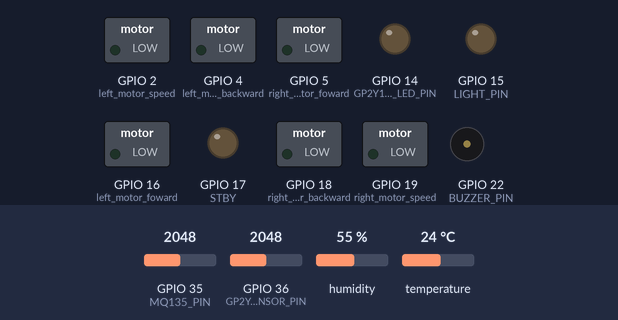
A sketch run on a simulated ESP32. On the bench: switched loads named in the sketch (green lamp = pin HIGH), output pins drawn as LEDs (lit = HIGH), buzzer (waves = sounding, pin HIGH). Inputs (shaded band) come from the test bench; at power-on: temperature 24 °C, GPIO 35 (MQ135_PIN) = 2048, GPIO 36 (GP2Y1014AU_SENSOR_PIN) = 2048, humidity 55 %. WiFi joins after 1.5 s; servers stay silent unless stated; uploads are accepted with an empty reply; random numbers use the default seed unless the sketch sets one; what the sketch prints to the serial monitor is not drawn.

Above: at 0.1 s.
At 2.9 s:
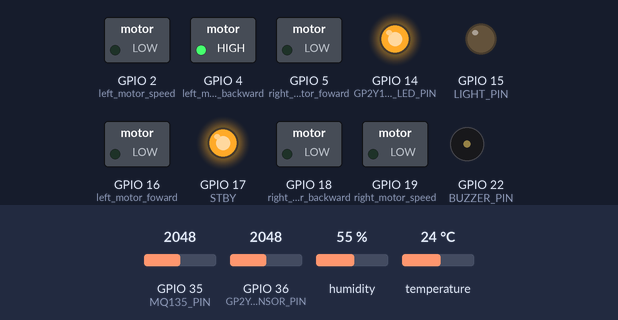
3.0 s: temperature set to 4 °C
9.1 s: GPIO 35 (MQ135_PIN) set to 3972
14.0 s: GPIO 35 (MQ135_PIN) set to 2866
Timing chart, 0 to 17.0 s (numbered marks = the images above; inputs shaded):
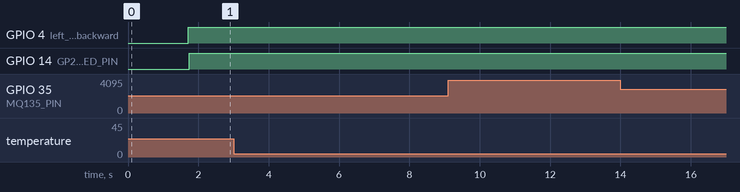

The sketch:

ESP32_AirQualityMonitoring_IoT.ino
```cpp
#include <WiFi.h>
#include <HTTPClient.h>
#include <ArduinoJson.h>

#include "dht11.h"
#include "MQ135.h"
#include "GP2Y1014AU_Kalman.h"
#include "motor.h"

// ====== WiFi ======
const char* ssid = "T1";
const char* password = "12345678";

// ====== Firebase ======
#define FIREBASE_URL "https://airmonitoring-project-default-rtdb.firebaseio.com/Smart_Farm_System_IoT.json"
String modePath = "/Smart_Farm_System_IoT/Mode.json";
// ====== Thiết bị ======
#define LIGHT_PIN 15
#define BUZZER_PIN 22
#define MQ135_PIN 35
#define GP2Y1014AU_SENSOR_PIN 36
#define GP2Y1014AU_LED_PIN 14

// ====== Cảm biến ======
Dht11_Typedef dht11;
MQ135_Typedef mq135;
GP2Y1014AU_Typedef gp2y1014au;

// ====== Biến toàn cục ======
float threshold_temp = 35;
float threshold_humi = 78;
float threshold_pm25 = 15;

// --- Trạng thái nhận từ Firebase ---
int fan_state_fb = 0;
int light_state_fb = 0;
int buzzer_state_fb = 0;

//chống gửi ngược lặp---
unsigned long fan_suppress_until = 0;
unsigned long light_suppress_until = 0;
unsigned long buzzer_suppress_until = 0;
const unsigned long SUPPRESS_MS = 0;

// --- Chế độ ---
bool auto_mode = false; // true: AUTO ; false: MANUAL
String airStatus;

// --- Cờ đồng bộ ---
bool firebase_ready = false;

// ====== FreeRTOS ======
TaskHandle_t firebaseTaskHandle, sensorTaskHandle, controlTaskHandle, sendSensorTaskHandle;
StaticJsonDocument<2048> firebaseData;
SemaphoreHandle_t dataMutex;

//------------------- DEBUG TRÊN SERIAL --------------------------
void SerialMonitorDebug() {
  static uint32_t time_delay_print;
  if (millis() - time_delay_print >= 1000) {
    time_delay_print = millis();

    Serial.println("======= DEBUG =======");
    // ------ DHT11 ------------------------------//
    Serial.print("Độ ẩm: ");
    Serial.print(dht11.humidity_value);
    Serial.print("%  Nhiệt độ: ");
    Serial.print(dht11.temperature_value);
    Serial.println("°C");

    // ------ MQ-135 ------------------------------//
    Serial.print("MQ135 ADC: ");
    Serial.println(mq135.mq135_adc_value);
    Serial.print("MQ135 PPM: ");
    Serial.println(mq135.mq135_ppm);

    Serial.print("Rs/R0 = ");
    Serial.println(mq135.mq135_Rs / MQ135_R0, 3);

    Serial.printf("Chất lượng: %s\n", airStatus.c_str());

    // ------ PM 2.5 ------------------------------//
    Serial.print("PM2.5: ");
    Serial.print(gp2y1014au.gp2y1014au_pm25_value);
    Serial.print(" µg/m³\t");

    Serial.print("adc: ");
    Serial.println(gp2y1014au.gp2y1014au_adc_value);

    Serial.print("voltageValue: ");
    Serial.println(gp2y1014au.voltageValue);
    Serial.print("filteredVoltage: ");
    Serial.println(gp2y1014au_filteredVoltage);

    // Debug ve nguong + trang thai thiet bi gui tu web //
    // ------------- NGƯỠNG ----------//
    Serial.print("Ngưỡng Temp: ");
    Serial.print(threshold_temp);
    Serial.print("°C  Ngưỡng Humid: ");
    Serial.print(threshold_humi);
    Serial.println("%");

    // ------ PM 2.5 ------------------------------//
    Serial.print("Ngưỡng PM2.5: ");
    Serial.print(threshold_pm25);
    Serial.println(" µg/m³\t");

    Serial.printf("FB: fan=%d light=%d buzz=%d\n", fan_state_fb, light_state_fb, buzzer_state_fb);
    Serial.printf("Auto mode: %s\n", auto_mode ? "ON" : "OFF");
    Serial.println("======================\n");
  }
}

// ====== WiFi ======
void connectWiFi() {
  Serial.print("Kết nối WiFi");
  WiFi.begin(ssid, password);
  while (WiFi.status() != WL_CONNECTED) {
    Serial.print(".");
    delay(500);
  }
  Serial.println("Đã kết nối");
}

// ====== Task: đọc Firebase ======
void firebaseTask(void *parameter) {
  HTTPClient http;
  for (;;) {
    if (WiFi.status() == WL_CONNECTED) {
      http.begin(FIREBASE_URL);
      int httpCode = http.GET();
      if (httpCode == 200) {
        String payload = http.getString();

        if (xSemaphoreTake(dataMutex, 100) == pdTRUE) {
          DeserializationError err = deserializeJson(firebaseData, payload);
          if (!err) {
            firebase_ready = true;

            // Đọc chế độ và ngưỡng
            bool new_mode = firebaseData["Mode"];
            float new_th_temp = firebaseData["threshold"]["threshold_temperature"] | threshold_temp;
            float new_th_humi = firebaseData["threshold"]["threshold_humidity"] | threshold_humi;
            float new_th_pm25 = firebaseData["threshold"]["threshold_pm25"] | threshold_pm25;

            auto_mode = new_mode;
            threshold_temp = new_th_temp;
            threshold_humi = new_th_humi;
            threshold_pm25 = new_th_pm25;

            // Đọc device_state
            int fb_fan = firebaseData["device_state"]["fan_state"] | fan_state_fb;
            int fb_light = firebaseData["device_state"]["light_state"] | light_state_fb;
            int fb_buzz = firebaseData["device_state"]["buzzer_state"] | buzzer_state_fb;

            if (fb_fan != fan_state_fb) {
              fan_state_fb = fb_fan;
              fan_suppress_until = millis() + SUPPRESS_MS;
            }
            if (fb_light != light_state_fb) {
              light_state_fb = fb_light;
              light_suppress_until = millis() + SUPPRESS_MS;
            }
            if (fb_buzz != buzzer_state_fb) {
              buzzer_state_fb = fb_buzz;
              buzzer_suppress_until = millis() + SUPPRESS_MS;
            }
          } else {
            Serial.println("Parse JSON Firebase lỗi");
          }
          xSemaphoreGive(dataMutex);
        }
      } else {
        Serial.printf("Firebase HTTP error: %d\n", httpCode);
      }
      http.end();
    }
    vTaskDelay(pdMS_TO_TICKS(100));
  }
}

// ====== Task: đọc cảm biến ======
void sensorTask(void *parameter) {
  for (;;) {
    dht11_handle(&dht11);
    mq135_handle(&mq135);
    gp2y1014au_handle(&gp2y1014au);

    airStatus = (mq135.mq135_ppm <= 50) ? "Good" :
                (mq135.mq135_ppm <= 1000) ? "Normal" :
                (mq135.mq135_ppm <= 5000) ? "Bad" : "Dangerous";

    vTaskDelay(pdMS_TO_TICKS(200));
  }
}


// ====== Task: điều khiển phần cứng ======
void controlTask(void *parameter) {
  for (;;) {
    if (xSemaphoreTake(dataMutex, 100) == pdTRUE) {

      // ---- AUTO mode ----
      if (auto_mode) {
        if (dht11.temperature_value > threshold_temp ||
            dht11.humidity_value > threshold_humi ||
            gp2y1014au.gp2y1014au_pm25_value > threshold_pm25) {
          fan_state_fb = 1;
          buzzer_state_fb = 1;
        } else {
          fan_state_fb = 0;
          buzzer_state_fb = 0;
        }
        light_state_fb = light_state_fb; // Giữ nguyên trạng thái đèn từ Firebase
      }
      // ---- MANUAL mode ----
      else {
        fan_state_fb = fan_state_fb;
        buzzer_state_fb = buzzer_state_fb;
        light_state_fb = light_state_fb;
      }

      // ---- Điều khiển phần cứng ----
      motor(MOTOR_LEFT, fan_state_fb ? 255 : 0);
      digitalWrite(LIGHT_PIN, light_state_fb);
      digitalWrite(BUZZER_PIN, buzzer_state_fb);

      SerialMonitorDebug();
      xSemaphoreGive(dataMutex);
    }

    vTaskDelay(pdMS_TO_TICKS(200));
  }
}

// ====== Task: gửi sensor lên Firebase ======
void sendSensorTask(void *parameter) {
  HTTPClient http;
  const unsigned long SEND_INTERVAL = 2000; // 2 giây
  static unsigned long lastSend = 0;

  for (;;) {
    unsigned long now = millis();
    if (now - lastSend >= SEND_INTERVAL && WiFi.status() == WL_CONNECTED) {
      if (xSemaphoreTake(dataMutex, 100) == pdTRUE) {
        StaticJsonDocument<512> doc;
        doc["sensor"]["temperature"] = dht11.temperature_value;
        doc["sensor"]["humidity"] = dht11.humidity_value;
        doc["sensor"]["airquality"] = airStatus;
        doc["sensor"]["pm25"] = gp2y1014au.gp2y1014au_pm25_value;

        String payload;
        serializeJson(doc, payload);

        http.begin(FIREBASE_URL);
        http.addHeader("Content-Type", "application/json");
        int httpCode = http.PATCH(payload);
        if (httpCode != 200 && httpCode != 204) {
          Serial.printf("⚠️ Lỗi gửi Firebase: %d\n", httpCode);
        }
        http.end();

        xSemaphoreGive(dataMutex);
      }
      lastSend = now;
    }
    vTaskDelay(pdMS_TO_TICKS(200));
  }
}

void FirstTimereadModeFromFirebase() {
  if (WiFi.status() == WL_CONNECTED) {
    HTTPClient http;
    http.begin(String(FIREBASE_URL) + modePath);
    int httpResponseCode = http.GET();
    if (httpResponseCode == 200) {
      String payload = http.getString();
      auto_mode = payload.toInt() == 1;
    }
    http.end();
  }
}

// ====== Setup ======
void setup() {
  Serial.begin(115200);
  connectWiFi();
  FirstTimereadModeFromFirebase();

  dht11_init();
  mq135_init(&mq135, MQ135_PIN);
  gp2y1014au_init(&gp2y1014au, GP2Y1014AU_LED_PIN, GP2Y1014AU_SENSOR_PIN);
  motor_init();

  pinMode(LIGHT_PIN, OUTPUT);
  pinMode(BUZZER_PIN, OUTPUT);

  dataMutex = xSemaphoreCreateMutex();

  xTaskCreatePinnedToCore(firebaseTask, "FirebaseTask", 8192, NULL, 1, &firebaseTaskHandle, 1);
  xTaskCreatePinnedToCore(sensorTask, "SensorTask", 4096, NULL, 1, &sensorTaskHandle, 1);
  xTaskCreatePinnedToCore(controlTask, "ControlTask", 8192, NULL, 1, &controlTaskHandle, 1);
  xTaskCreatePinnedToCore(sendSensorTask, "SendSensorTask", 8192, NULL, 1, &sendSensorTaskHandle, 1);
}

// ====== Loop ======
void loop() {
}
```

GP2Y1014AU_Kalman.h
```cpp
#ifndef GP2Y1014AU_H
#define GP2Y1014AU_H

#define FILTER_SIZE 10
float gp2y1014au_filteredVoltage = 0;
// --- Cấu trúc dữ liệu cho cảm biến GP2Y1014AU ---
typedef struct {
  int   gp2y1014au_led_pin;        // Chân điều khiển LED
  int   gp2y1014au_sensor_pin;     // Chân đọc tín hiệu (analog)
  float gp2y1014au_pm25_value;     // Nồng độ bụi PM2.5 (µg/m³)
  float gp2y1014au_adc_value;      // Giá trị ADC
  float gp2y1014au_aqi_value;      // Chỉ số AQI
  float Voc;                       // Điện áp nền (khi không bụi)
  float K;                         // Hệ số chuyển đổi
  float voltageValue;              // Giá trị điện áp tức thời
  float voltageBuffer[FILTER_SIZE];
  int   filterIndex;
} GP2Y1014AU_Typedef;


// --- Hàm khởi tạo ---
void gp2y1014au_init(GP2Y1014AU_Typedef *gp2y1014au, int led_pin, int sensor_pin) {
  gp2y1014au->gp2y1014au_led_pin = led_pin;
  gp2y1014au->gp2y1014au_sensor_pin = sensor_pin;
  gp2y1014au->Voc = 0.6;
  gp2y1014au->K = 0.00588;         // Hệ số chuyển đổi V → µg/m³
  gp2y1014au->gp2y1014au_pm25_value = 0.0;
  gp2y1014au->gp2y1014au_adc_value = 0.0;
  gp2y1014au->gp2y1014au_aqi_value = 0.0;
  gp2y1014au->voltageValue = 0.0;
  gp2y1014au->filterIndex = 0;

  for (int i = 0; i < FILTER_SIZE; i++)
    gp2y1014au->voltageBuffer[i] = 0;

  pinMode(led_pin, OUTPUT);
  pinMode(sensor_pin, INPUT);
}


// --- Bộ lọc ---
float gp2y1014au_filter(GP2Y1014AU_Typedef *gp2y1014au, float newValue) {
  gp2y1014au->voltageBuffer[gp2y1014au->filterIndex] = newValue;
  gp2y1014au->filterIndex = (gp2y1014au->filterIndex + 1) % FILTER_SIZE;

  float sum = 0;
  for (int i = 0; i < FILTER_SIZE; i++) sum += gp2y1014au->voltageBuffer[i];
  return sum / FILTER_SIZE;
}


// --- Hàm đọc giá trị cảm biến ---
void readgp2y1014au_pm25_value(GP2Y1014AU_Typedef *gp2y1014au) {
  digitalWrite(gp2y1014au->gp2y1014au_led_pin, LOW);
  delayMicroseconds(200);

  gp2y1014au->gp2y1014au_adc_value = analogRead(gp2y1014au->gp2y1014au_sensor_pin);

  digitalWrite(gp2y1014au->gp2y1014au_led_pin, HIGH);
  delayMicroseconds(4800);
  // if(gp2y1014au->gp2y1014au_adc_value <=0)
  // {
  //   gp2y1014au->gp2y1014au_adc_value = random(200,250);
  // }
  gp2y1014au->voltageValue = gp2y1014au->gp2y1014au_adc_value / 4095.0 * 3.3;

  gp2y1014au_filteredVoltage = gp2y1014au_filter(gp2y1014au, gp2y1014au->voltageValue);

  // Tính PM2.5
  float dV = gp2y1014au_filteredVoltage - gp2y1014au->Voc;
  if (dV < 0) {
    dV = 0;
    gp2y1014au->Voc = gp2y1014au->voltageValue;
  }
  gp2y1014au->gp2y1014au_pm25_value = dV / gp2y1014au->K;
  if(gp2y1014au->gp2y1014au_pm25_value <= 0) {
    gp2y1014au->gp2y1014au_pm25_value = (random(100, 501) / 100.0);
  }
}


// --- Hàm tính AQI từ PM2.5 ---
int calculateAQI_PM25(GP2Y1014AU_Typedef *gp2y1014au) {
  float c = gp2y1014au->gp2y1014au_pm25_value;
  float aqi;
  float c_low, c_high;
  int i_low, i_high;

  if (c >= 0 && c <= 12.0) {
    c_low = 0.0; c_high = 12.0; i_low = 0; i_high = 50;
  } else if (c > 12.0 && c <= 35.4) {
    c_low = 12.1; c_high = 35.4; i_low = 51; i_high = 100;
  } else if (c > 35.4 && c <= 55.4) {
    c_low = 35.5; c_high = 55.4; i_low = 101; i_high = 150;
  } else if (c > 55.4 && c <= 150.4) {
    c_low = 55.5; c_high = 150.4; i_low = 151; i_high = 200;
  } else if (c > 150.4 && c <= 250.4) {
    c_low = 150.5; c_high = 250.4; i_low = 201; i_high = 300;
  } else if (c > 250.4 && c <= 500.4) {
    c_low = 250.5; c_high = 500.4; i_low = 301; i_high = 500;
  } else if (c > 500.4) {
    return 501;
  } else {
    return -1;
  }

  aqi = ((float)i_high - i_low) / (c_high - c_low) * (c - c_low) + i_low;
  gp2y1014au->gp2y1014au_aqi_value = round(aqi);
  return gp2y1014au->gp2y1014au_aqi_value;
}


// --- Hàm xử lý cảm biến GP2Y1014AU ---
void gp2y1014au_handle(GP2Y1014AU_Typedef *gp2y1014au) {
  readgp2y1014au_pm25_value(gp2y1014au);
  calculateAQI_PM25(gp2y1014au);
}

#endif
```

MQ135.h
```cpp
#ifndef MQ135_H
#define MQ135_H

#include <Arduino.h>
#include <math.h>

// ======================= STRUCT SENSOR =======================
typedef struct {
  uint8_t   mq135_pin;
  uint16_t  mq135_adc_value;
  float     mq135_ppm;
  float     mq135_Rs;
} MQ135_Typedef;

// ======================= CONST CONFIG ========================
const float MQ135_VCC = 3.3;
const float MQ135_RL  = 10.0;
float       MQ135_R0  = 10.0;      // sẽ được hiệu chuẩn tại init()
const int   ADC_MAX_VALUE = 4095;

// Công thức tính CO2 ppm (theo MQ135 datasheet)
const float CO2_A = -2.769;
const float CO2_B =  2.602;

// Bộ lọc điện áp (EMA)
float mq135_filteredVoltage = 0;
const float alpha_up   = 0.9;
const float alpha_down = 0.2;

// ======================= READ ADC ============================
static uint16_t read_mq135_adc(MQ135_Typedef *mq135, uint8_t samples = 10) {
    uint32_t sum = 0;
    for (uint8_t i = 0; i < samples; i++) {
        sum += analogRead(mq135->mq135_pin);
    }
    mq135->mq135_adc_value = sum / samples;
    return mq135->mq135_adc_value;
}

// ======================= INIT SENSOR + CALIBRATION ===========
// => Hiệu chuẩn R0 dựa vào Rs khi khởi động (mặc định coi môi trường ~400ppm CO2)
void mq135_init(MQ135_Typedef *mq135, uint8_t mq135_pin) {
    mq135->mq135_pin = mq135_pin;
    pinMode(mq135->mq135_pin, INPUT);

    uint16_t adc = read_mq135_adc(mq135);
    mq135_filteredVoltage = (adc / (float)ADC_MAX_VALUE) * MQ135_VCC;

    mq135->mq135_Rs = ((MQ135_VCC * MQ135_RL) / mq135_filteredVoltage) - MQ135_RL;

    // Datasheet: Rs/R0 ≈ 3.6 tại 400ppm CO2
    MQ135_R0 = mq135->mq135_Rs / 3.6f;
}

// ======================= MAIN HANDLE =========================
void mq135_handle(MQ135_Typedef *mq135) {
    uint16_t adc = read_mq135_adc(mq135);
    float voltage = (adc / (float)ADC_MAX_VALUE) * MQ135_VCC;

    // lọc điện áp
    if (voltage > mq135_filteredVoltage) {
        mq135_filteredVoltage = alpha_up * voltage + (1.0f - alpha_up) * mq135_filteredVoltage;
    } else {
        mq135_filteredVoltage = alpha_down * voltage + (1.0f - alpha_down) * mq135_filteredVoltage;
    }

    if (mq135_filteredVoltage < 0.05f) return;  // chống chia 0

    mq135->mq135_Rs = ((MQ135_VCC * MQ135_RL) / mq135_filteredVoltage) - MQ135_RL;

    float ratio = mq135->mq135_Rs / MQ135_R0;
    mq135->mq135_ppm = pow(10, (CO2_A * log10(ratio) + CO2_B));
}

#endif
```

dht11.h
```cpp
#ifndef DHT11_H
#define DHT11_H
#include "Arduino.h"
#include <DHT.h>

typedef struct{
  float     temperature_value;
  float     humidity_value;
} Dht11_Typedef;


const int DHTPIN = 27;

const int DHTTYPE = DHT22;

DHT dht(DHTPIN, DHTTYPE);

void dht11_init(){
    dht.begin();
}
void dht11_handle(Dht11_Typedef *dht11){
  dht11->humidity_value = dht.readHumidity();  //Read the humidity
  dht11->temperature_value  = dht.readTemperature(); // or dht.readTemperature(true) for Fahrenheit
  if (isnan(dht11->humidity_value) || isnan(dht11->temperature_value)) {
    Serial.println("Failed to read from DHT sensor!");
    return;
  }
}
#endif
```

motor.h
```cpp
#ifndef MOTOR_H
#define MOTOR_H

enum MotorControl{
  MOTOR_LEFT,
  MOTOR_RIGHT
};

// Hàm khởi tạo motor
void motor_init();

void motor(MotorControl motorType, int PWM);

#endif
```

motor.ino
```cpp
// Motor driver for smart left and retractable right
#define left_motor_foward     16 // AIN1
#define left_motor_backward    4 // AIN2
#define left_motor_speed       2 // PWMA

#define right_motor_foward    5 // BIN1
#define right_motor_backward 18 // BIN2
#define right_motor_speed    19 // PWMB

#define STBY                  17

void motor_init() {
  pinMode(left_motor_foward, OUTPUT);
  pinMode(left_motor_backward, OUTPUT);
  pinMode(left_motor_speed, OUTPUT);

  pinMode(right_motor_foward, OUTPUT);
  pinMode(right_motor_backward, OUTPUT);
  pinMode(right_motor_speed, OUTPUT);

  pinMode(STBY, OUTPUT);

  digitalWrite(STBY, HIGH);
}

void motor(MotorControl motorType, int PWM) {

  PWM = constrain(PWM, -255, 255);

  switch (motorType) {
    case MOTOR_LEFT: {
      if (PWM > 0) {
        digitalWrite(left_motor_foward, HIGH);
        digitalWrite(left_motor_backward, LOW);
      } else {
        digitalWrite(left_motor_foward, LOW);
        digitalWrite(left_motor_backward, HIGH);
      }
      analogWrite(left_motor_speed, abs(PWM));
      break;
    }

    case MOTOR_RIGHT: {
      if (PWM > 0) {
        digitalWrite(right_motor_foward, HIGH);
        digitalWrite(right_motor_backward, LOW);
      } else {
        digitalWrite(right_motor_foward, LOW);
        digitalWrite(right_motor_backward, HIGH);
      }
      analogWrite(right_motor_speed, abs(PWM));
      break;
    }
  }
}
```
